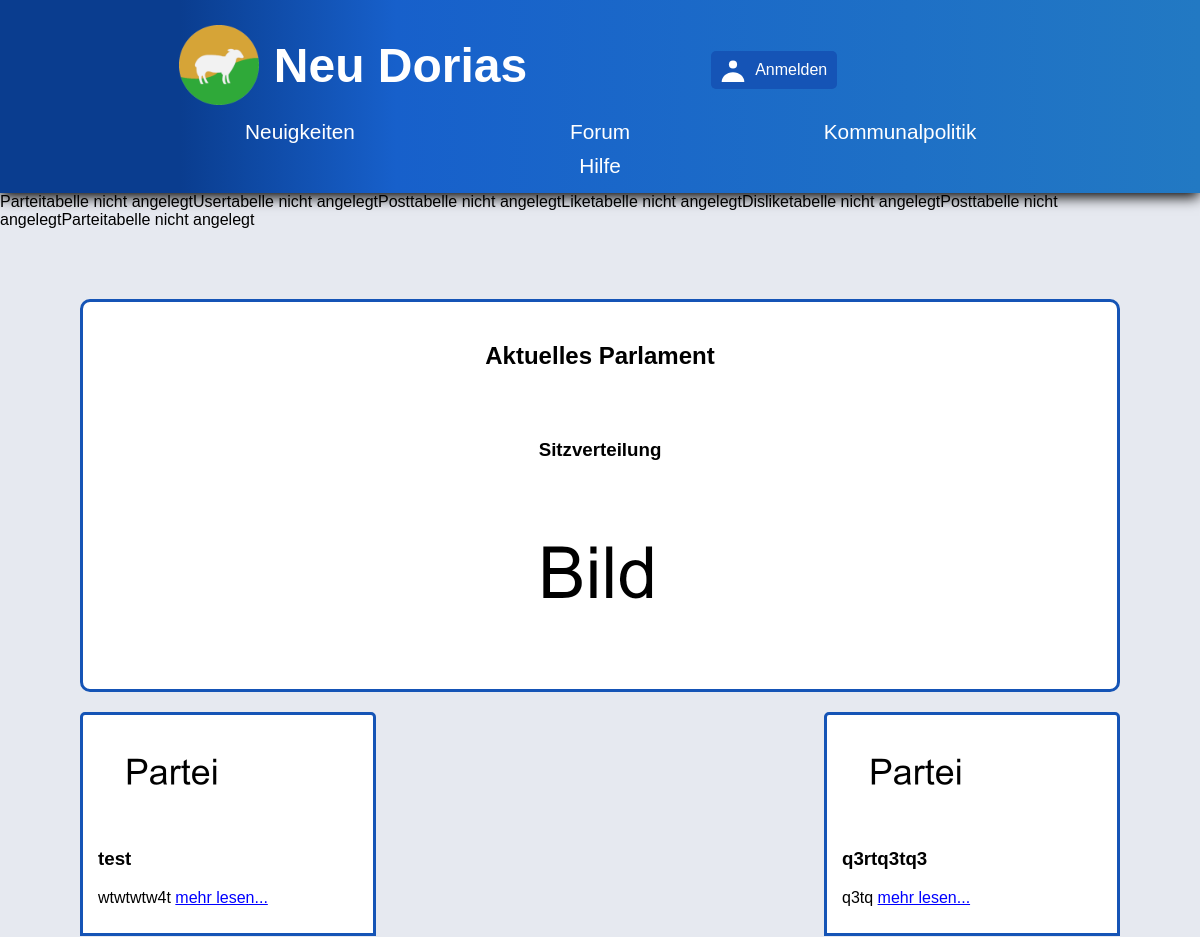
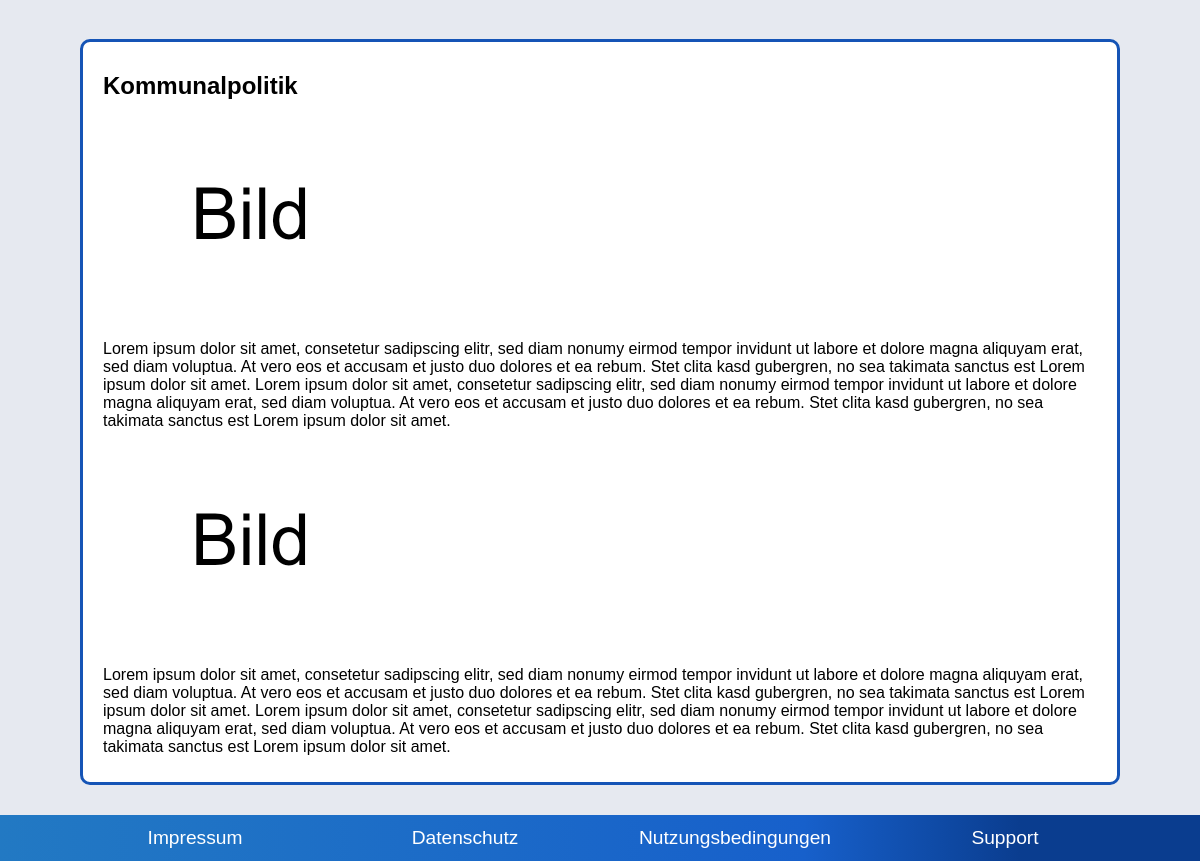
The page /sites/politics/overview/politicsOverview.php on the database its author committed (2 pictures, top to bottom).
### tables this page shows
CREATE TABLE Party (
    		name VARCHAR(255) PRIMARY KEY,
    		text VARCHAR,
    		textPreview VARCHAR,
    		logo VARCHAR
		);

### sites/politics/DBPartyDAO.php (called while the page is built, shortened)
<?php
include "../../SQLHelper.php";
class DBPartyDAO implements PartyDAO
{
	private $db;
	public function __construct() {
		$user = 'root';
		$pw = null;
		$dsn = 'sqlite:..\..\kompol.db';
		$helper = new SQLHelper();
		$this->db = new PDO($dsn, $user, $pw);
	}
	function getParties() {
		try {
			$sql = "SELECT * FROM Party";
			return $this->db->query($sql)->fetchAll();
		} catch (Exception $ex) {
			echo "Fehler :" . $ex->getMessage();
			return [];
		}
	}
}

### sites/politics/overview/PoliticsOverviewController.php (called while the page is built, shortened)
<?php
include "../DBPartyDAO.php";
$partyDAO = new DBPartyDAO();
$partyList = $partyDAO->getParties();

### sites/politics/overview/politicsOverview.php (the view, shortened to what this page needs)
<!DOCTYPE html>
<html lang="de">
<head>
  <link rel="stylesheet" type="text/css" href="../../main.css">
  <link rel="stylesheet" type="text/css" href="politicsOverview.css">
</head>
  <body>
    <?php
    include "../../components/header/header.php"
    ?>
    <?php
    include "PoliticsOverviewController.php";
    ?>
    <main>
      <section class="parties">
        <h2>Aktuelles Parlament</h2>
        <section class="parliament">
          <h3>Sitzverteilung</h3>
          <img width="300" height="200" src="../../other/tutorial/pictureDummy.png" alt="Bild zur Sitzverteilung des Parlaments">
        </section>
      </section>
      <section class="partyOverviewContainer">
        <?php if (isset($partyList)): ?>
          <?php foreach ($partyList as $party): ?>
            <section class="partyEntry">
              <img width="150" height="100" src="<?php echo isset($party["logo"])? $party["logo"] : "../media/partyDummy.png"; ?>" alt="Bild von <?php echo isset($party["name"])? $party["name"] : "Partei"; ?>">
              <h3><?php echo isset($party["name"])? $party["name"] : "Partei"; ?></h3>
              <p>
				        <?php echo isset($party["textPreview"])? $party["textPreview"] : "Parteitext konnte nicht geladen werden"; ?>
                <a href="../party/party.php?name=<?php echo isset($party["name"])? $party["name"] : ""; ?>"> mehr lesen... </a>
              </p>
            </section>
          <?php endforeach;?>
        <?php else: ?>
          <h2>Keine Parteien verfügbar</h2>
        <?php endif; ?>
      </section>
      <section class="informations">
        <h2>Kommunalpolitik</h2>
        <div>
          <img width="300" height="200" src="../../other/tutorial/pictureDummy.png" alt = "Bild zu Kommunalpolitik">
          <p>
            Lorem ipsum dolor sit amet, consetetur sadipscing elitr, sed diam nonumy eirmod tempor invidunt ut labore et dolore magna aliquyam erat, sed diam voluptua.
            At vero eos et accusam et justo duo dolores et ea rebum. Stet clita kasd gubergren, no sea takimata sanctus est Lorem ipsum dolor sit amet.
            Lorem ipsum dolor sit amet, consetetur sadipscing elitr, sed diam nonumy eirmod tempor invidunt ut labore et dolore magna aliquyam erat, sed diam voluptua.
            At vero eos et accusam et justo duo dolores et ea rebum. Stet clita kasd gubergren, no sea takimata sanctus est Lorem ipsum dolor sit amet.
          </p>
        </div>
        <div>
          <img width="300" height="200" src="../../other/tutorial/pictureDummy.png" alt = "Bild zu Kommunalpolitik">
          <p>
            Lorem ipsum dolor sit amet, consetetur sadipscing elitr, sed diam nonumy eirmod tempor invidunt ut labore et dolore magna aliquyam erat, sed diam voluptua.
            At vero eos et accusam et justo duo dolores et ea rebum. Stet clita kasd gubergren, no sea takimata sanctus est Lorem ipsum dolor sit amet.
            Lorem ipsum dolor sit amet, consetetur sadipscing elitr, sed diam nonumy eirmod tempor invidunt ut labore et dolore magna aliquyam erat, sed diam voluptua.
            At vero eos et accusam et justo duo dolores et ea rebum. Stet clita kasd gubergren, no sea takimata sanctus est Lorem ipsum dolor sit amet.
          </p>
        </div>
      </section>
    </main>
    <?php
    include "../../components/footer/footer.php"
    ?>
  </body>
</html>

### sites/main.css (style rules this page uses)
html, body { display: flex; margin: 0; min-height: 100vh; width: 100%; min-width: 350px; font-family: Verdana, sans-serif; }
body { flex-direction: column; display: flex; height: 100%; min-height: 100vh; background-color: #e6e9f0; }
header p,h1,a { color: #FFF; text-decoration: none; }
main { flex: auto; padding: 30px; }
main h1, h2, h3, p { color: #000; overflow-wrap: break-word; }
main a { color: blue; text-decoration: underline; }
@media screen and (min-width: 650px) { main { padding: 30px 80px 30px 80px; } }

### sites/politics/overview/politicsOverview.css (style rules this page uses)
.parties, .informations { background-color: #FFFFFF; display: flex; flex-direction: column; border-radius: 10px; border: #1554b6 3px solid; margin-top: 40px; }
main img { max-width: 100%; height: auto; border-radius: 0.8em; }
.parties { padding: 0px 0px; }
.informations { padding: 10px 20px; }
.parties h2 { padding: 20px 15px; text-align: center; }
.parties .parliament { display: flex; flex-direction: column; align-items: center; padding: 10px 15px; }
.partyOverviewContainer { display: flex; flex-direction: row; flex-wrap: wrap; justify-content: space-between; }
.partyEntry { padding: 10px 15px; background-color: #FFFFFF; border: #1554b6 solid 3px; margin-top: 20px; border-radius: 5px 5px 0px 0px; width: 25%; min-width: 250px; }

### rows shown on the page
party: logo+name (placeholder picture), name "test", textPreview "wtwtwtw4t"
party: name "q3rtq3tq3", textPreview "q3tq"
